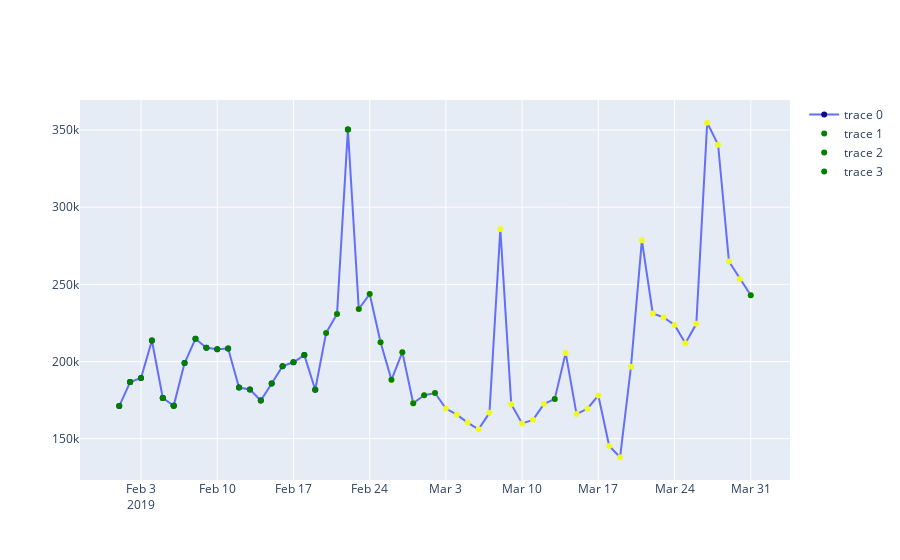

Notebook code for this chart:
### Code cell
fig.add_trace(go.Scatter(
    x=data.date.iloc[[1,4,5,21,58]],
    y=data.visitors.iloc[[1,4,5,21,58]],
    mode='markers',
    marker=dict(color='green')
    ))

#fig2.show()
